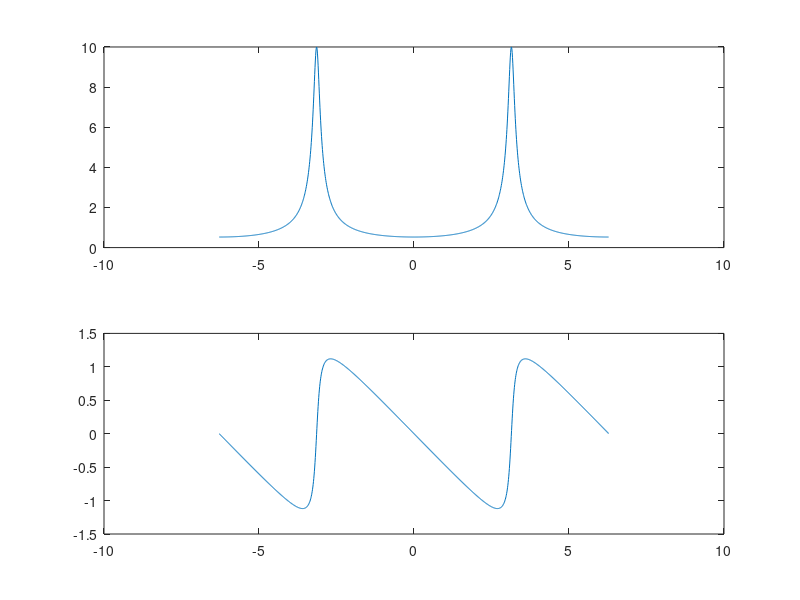
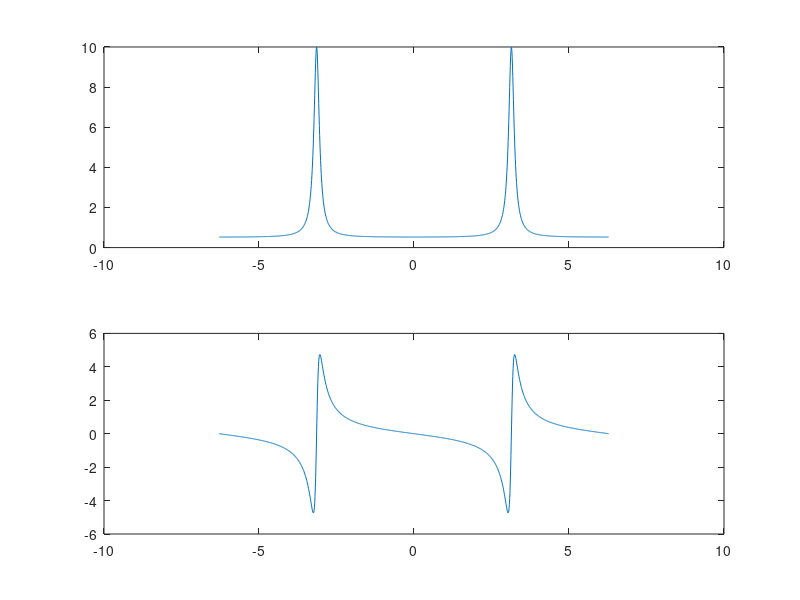

Write MATLAB code to recreate these figures, in order.
w = -2*pi:0.01:2*pi; 
%h = zeros(length(w)); 
h = 1 ./ (1+(0.9*exp(+1j.*w))); 
figure ; 
subplot(211); plot(w,abs(h)); 
hold on; 
subplot(212); plot(w,angle(h)); 
hold on; 

figure ;
subplot(211); plot(w,real(h)); 
hold on; 
subplot(212); plot(w,imag(h)); 
hold on; 
